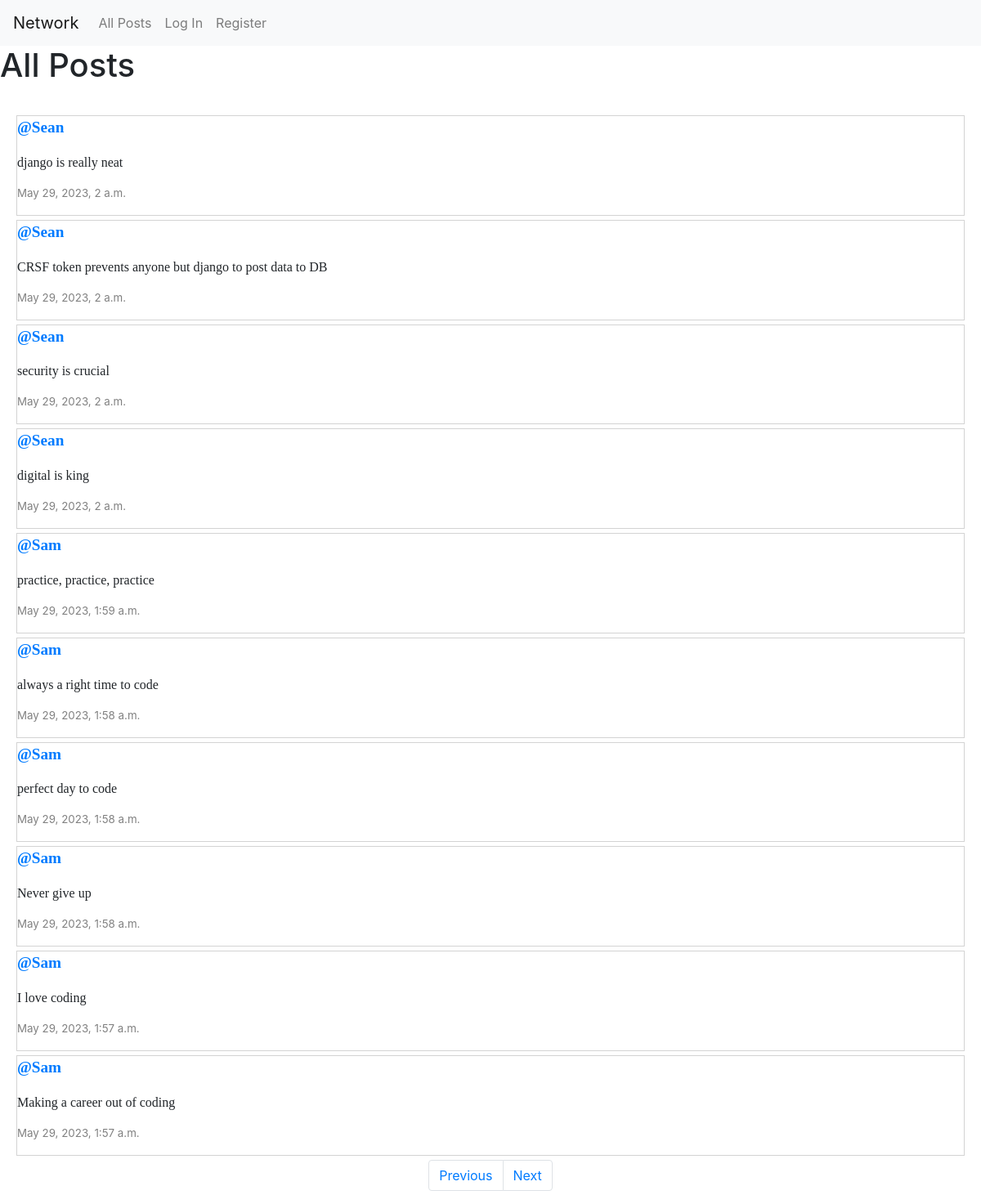
Screenshot of /?page=2 with the database file from the repository.
### network/models.py (models this page shows, shortened)
class Post(models.Model):
    message = models.CharField(max_length=200)
    user = models.ForeignKey(
        User, on_delete=models.CASCADE, related_name="author")
    date_posted = models.DateTimeField(auto_now_add=True)

class User(AbstractUser):
    pass

### network/views.py (the view)
# urls.py: path("", views.index, name="index"),
def index(request):
    all_posts = Post.objects.all().order_by("id").reverse()
    paginator = Paginator(all_posts, 10)
    page_number = request.GET.get("page")
    posts_on_page = paginator.get_page(page_number)
    all_likes = Like.objects.all()
    post_liked = []
    try:
        for like in all_likes:
            if like.user.id == request.user.id:
                post_liked.append(like.post.id)
    except:
        post_liked = []
    context = {
        "all_posts": all_posts,
        "posts_on_page": posts_on_page,
        "post_liked": post_liked
    }
    return render(request, "network/index.html", context)

### network/templates/network/index.html (shortened to what this page needs)
{% extends "network/layout.html" %}
{% block body %}
<h1>All Posts</h1><br/>
<div class="all-posts">
  {% for post in posts_on_page %}
    <div class="post">
      <p class="stand-out">
        <a href="{% url 'profile' post.user.id %}">
          @{{post.user.username|title}}
        </a>
      </p>
      <p class="message" id="message_{{post.id}}">{{post.message}}</p>
      <p class="date">{{post.date_posted}}</p>
    </div>
  {% endfor %}
</div>
<nav aria-label="Page navigation example">
  <ul class="pagination d-flex justify-content-center">
    {% if posts_on_page.has_previous %}
      <li class="page-item"><a class="page-link" href="?page={{ posts_on_page.previous_page_number }}">Previous</a></li>
    {% endif %}
    {% if posts_on_page.has_next %}
      <li class="page-item"><a class="page-link" href="?page={{ posts_on_page.next_page_number }}">Next</a></li>
    {% endif %}
  </ul>
</nav>
{% endblock %}

### network/static/network/styles.css (style rules this page uses)
.stand-out { font-family: Cambria, Cochin, Georgia, Times, 'Times New Roman', serif; font-size: larger; font-weight: bolder; color: blue; }
.message { font-family: cursive; font-size: medium; }
.date { color: grey; font-size: smaller; }
.post { display: flex; flex-direction: column; justify-content: flex-start; margin: 5px 20px; border: 0.5px solid lightgrey; box-sizing: border-box; }

### rows the page displays
Post: user.username "Sean", message "django is really neat", date_posted "May 29, 2023, 2 a.m."
Post: user.username "Sean", message "CRSF token prevents anyone but django to post data to DB", date_posted "May 29, 2023, 2 a.m."
Post: user.username "Sean", message "security is crucial", date_posted "May 29, 2023, 2 a.m."
Post: user.username "Sean", message "digital is king", date_posted "May 29, 2023, 2 a.m."
Post: user.username "Sam", message "practice, practice, practice", date_posted "May 29, 2023, 1:59 a.m."
Post: user.username "Sam", message "always a right time to code", date_posted "May 29, 2023, 1:58 a.m."
Post: user.username "Sam", message "perfect day to code", date_posted "May 29, 2023, 1:58 a.m."
Post: user.username "Sam", message "Never give up", date_posted "May 29, 2023, 1:58 a.m."
Post: user.username "Sam", message "I love coding", date_posted "May 29, 2023, 1:57 a.m."
Post: user.username "Sam", message "Making a career out of coding", date_posted "May 29, 2023, 1:57 a.m."
